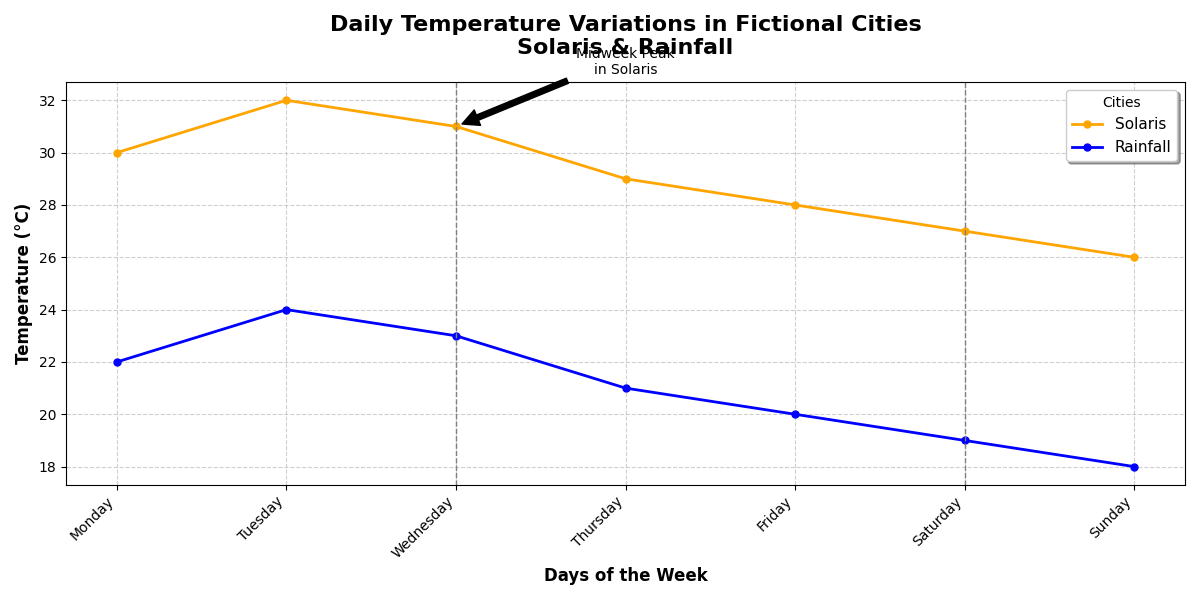

Recreate this plot in Python.
import matplotlib.pyplot as plt
import numpy as np

# Create data for the days of the week
days = ['Monday', 'Tuesday', 'Wednesday', 'Thursday', 'Friday', 'Saturday', 'Sunday']

# Temperature data for Solaris and Rainfall
solar_temps = [30, 32, 31, 29, 28, 27, 26]  # Temperate city
rain_temps = [22, 24, 23, 21, 20, 19, 18]   # Cool and rainy city

# Convert days to a numerical range for better plotting
day_indices = np.arange(len(days))

# Create the plot
fig, ax = plt.subplots(figsize=(12, 6))

# Plotting the line charts
ax.plot(day_indices, solar_temps, marker='o', markersize=5, color='orange', label='Solaris', linestyle='-', linewidth=2)
ax.plot(day_indices, rain_temps, marker='o', markersize=5, color='blue', label='Rainfall', linestyle='-', linewidth=2)

# Adding title and labels
ax.set_title('Daily Temperature Variations in Fictional Cities\nSolaris & Rainfall', fontsize=16, weight='bold', pad=20)
ax.set_xlabel('Days of the Week', fontsize=12, weight='bold')
ax.set_ylabel('Temperature (°C)', fontsize=12, weight='bold')

# Setting custom ticks
ax.set_xticks(day_indices)
ax.set_xticklabels(days, rotation=45, ha='right')

# Adding grid for better readability
ax.grid(visible=True, linestyle='--', alpha=0.6)

# Adding a legend
ax.legend(loc='upper right', fontsize=11, shadow=True, title='Cities')

# Highlight specific days with vertical lines
highlight_days = [2, 5]  # Wednesday and Saturday
for day in highlight_days:
    ax.axvline(x=day, color='grey', linestyle='--', linewidth=1)

# Annotate significant points
ax.annotate('Midweek Peak\nin Solaris', xy=(2, 31), xytext=(3, 33),
            arrowprops=dict(facecolor='black', shrink=0.05), fontsize=10, ha='center')

# Automatically adjust the layout to avoid overlap
plt.tight_layout()

# Display the plot
plt.show()
